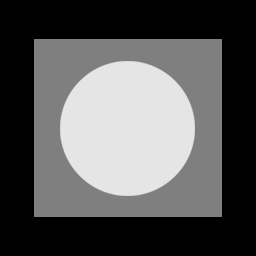
%> input picture HW6/Fig0503 (original_pattern).tif, 256 x 256 px
$ octave --eval "main;"   (GNU Octave 9; MATLAB toolbox functions it lacks are replaced by stand-ins)
%> lines starting %> are read from the running program, lines starting %| are printed output that depends on the picture
function main
    image = imread("Fig0503 (original_pattern).tif");
%> image is the input picture: size 256x256 uint8; min 0, max 229, mean 87.1

    % apply noises
    gaussian_noise = uint8(imnoise(image, 'gaussian'));
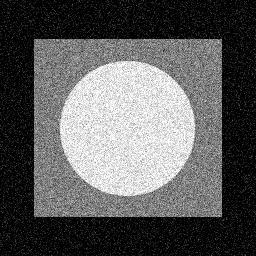
%> gaussian_noise: size 256x256 uint8; min 0, max 255, mean 91.5
    rayleigh_noise = uint8(double(image) + raylrnd(15, size(image, 1), size(image, 2)));
    k = -1/2;
    R = zeros(size(image, 1), size(image, 2));
    for j = 1:20
        R = R + k * log(1 - rand(size(image, 1), size(image, 2)));
    end
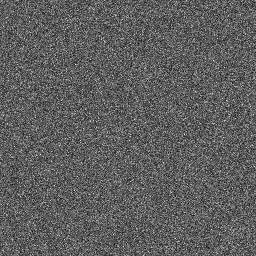
%> R: size 256x256 double; min 2.86, max 22.01, mean 10; drawn with min black and max white
    gamma_noise = uint8(double(image) + R);
    exponential_noise = uint8(double(image) + (-10*log(1-rand(size(image, 1), size(image, 2)))));
    uniform_noise = uint8(double(image) + (-10+(50+10)*rand(size(image, 1), size(image, 2))));
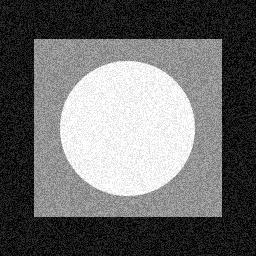
%> uniform_noise: size 256x256 uint8; min 0, max 255, mean 106.5
    salt_pepper_noise = uint8(imnoise(image,'salt & pepper', 0.2));

    % plot noises
    figure;
    subplot(231);
    imshow(gaussian_noise);
    title("gaussian noise");
    subplot(232);
    imshow(rayleigh_noise);
    title("rayleigh noise");
    subplot(233);
    imshow(gamma_noise);
    title("gamma noise");
    subplot(234);
    imhist(gaussian_noise);
    title("gaussian noise histogram");
    subplot(235);
    imhist(rayleigh_noise);
    title("rayleigh noise histogram");
    subplot(236);
    imhist(gamma_noise);
    title("gamma noise histogram");

    figure;
    subplot(231);
    imshow(exponential_noise);
    title("exponential noise");
    subplot(232);
    imshow(uniform_noise);
    title("uniform noise");
    subplot(233);
    imshow(salt_pepper_noise);
    title("salt_pepper noise");
    subplot(234);
    imhist(exponential_noise);
    title("exponential noise histogram");
    subplot(235);
    imhist(uniform_noise);
    title("uniform noise histogram");
    subplot(236);
    imhist(salt_pepper_noise);
    title("salt_pepper noise histogram");
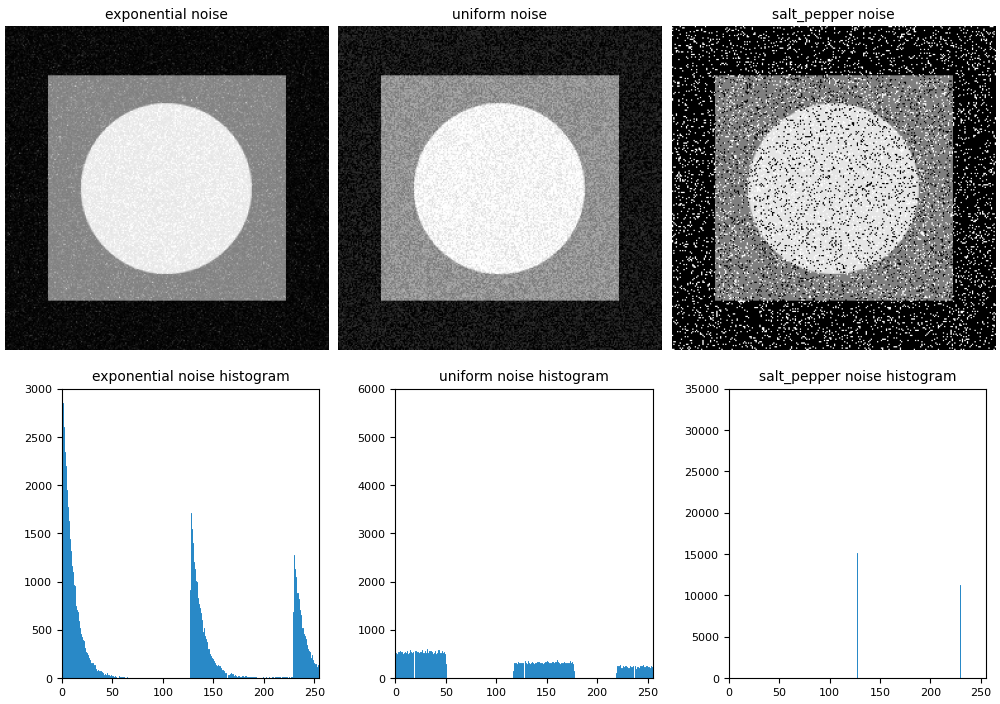
%> figure redrawn from the program's plot data, 6 panels

    % noise removal
    noise_remove(gaussian_noise, 'mean', 'gaussian');
    noise_remove(rayleigh_noise, 'mean', 'rayleigh');
%> call 2 of noise_remove, with method = 'mean', type = 'rayleigh'
%> in noise_remove (call 2), `denoise = uint8(filter2(1/9 * ones(3,3, 'double'),(filter2(1/9 * ones(..`:
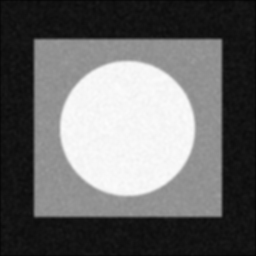
%> denoise: size 256x256 uint8; min 4, max 252, mean 105.4
    noise_remove(gamma_noise, 'mean', 'gamma');
    noise_remove(exponential_noise, 'mean', 'exp');
    noise_remove(uniform_noise, 'mean', 'uniform');
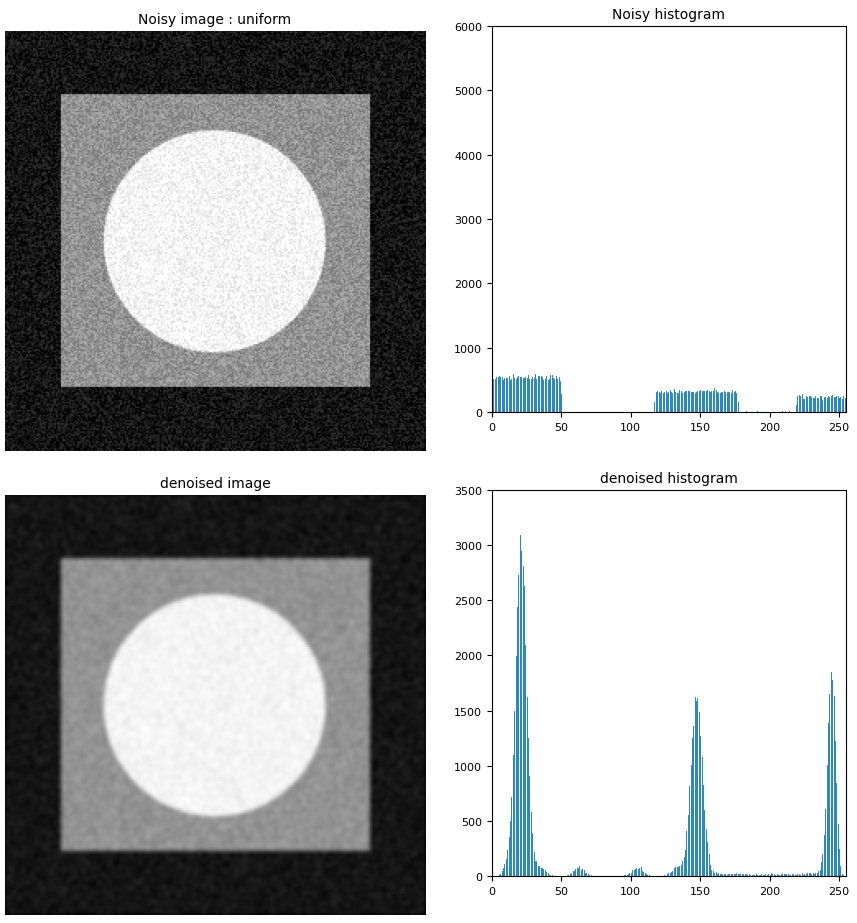
%> figure redrawn from the program's plot data, 4 panels
    noise_remove(salt_pepper_noise, 'median', 'salt pepper');
%> `main;`:
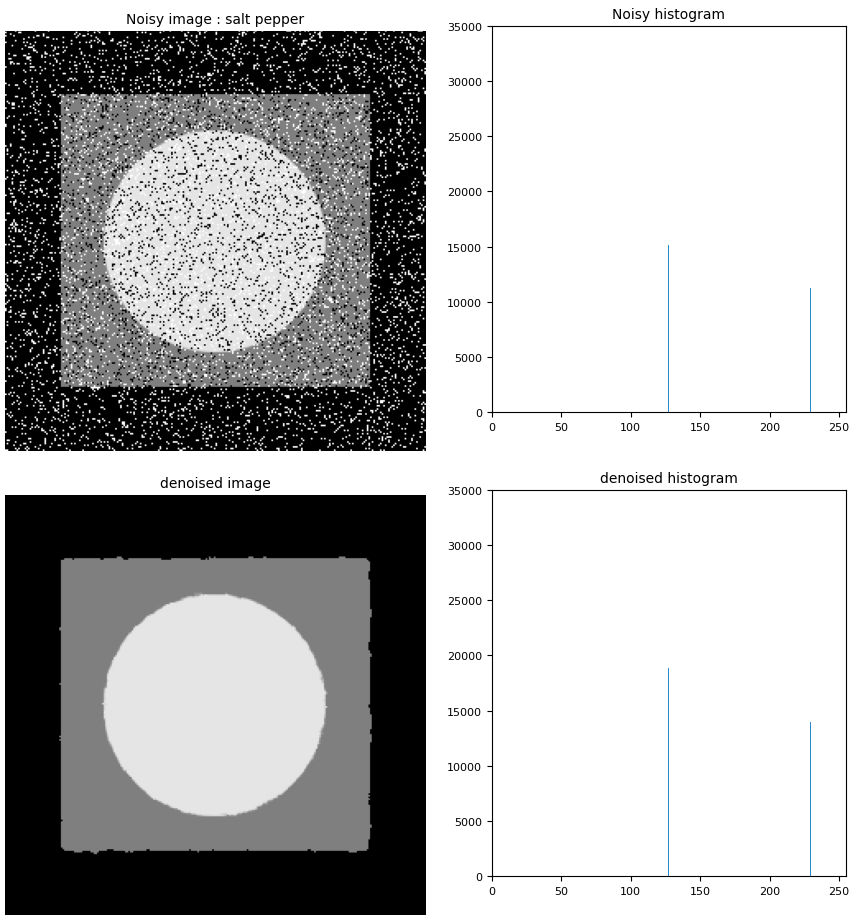
%> figure redrawn from the program's plot data, 4 panels
end

function noise_remove(noisy_image, method, type)
    % Description : Remove noise from a noisy image
    % Inputs:
    %           noisy_image : noisy image
    %           type : type of noise
    %           method : the method for denoising
    figure;
    subplot(221);
    imshow(noisy_image);
    title("Noisy image : " + type);
    subplot(222);
    imhist(noisy_image);
    title("Noisy histogram");
    subplot(223);
    switch method
        case 'mean'
            denoise = uint8(filter2(1/9 * ones(3,3, 'double'),(filter2(1/9 * ones(3,3, 'double'),noisy_image))));
        case 'median'
            denoise = uint8(medfilt2(noisy_image, [5 5]));
        case 'geomean'
            denoise = uint8(geomean(noisy_image));
    end
    imshow(denoise);
    title("denoised image");
    subplot(224);
    imhist(denoise);
    title('denoised histogram')
end
